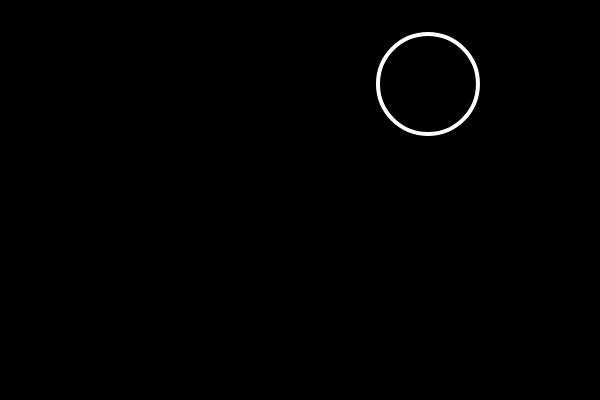
Frame 1 (no input)
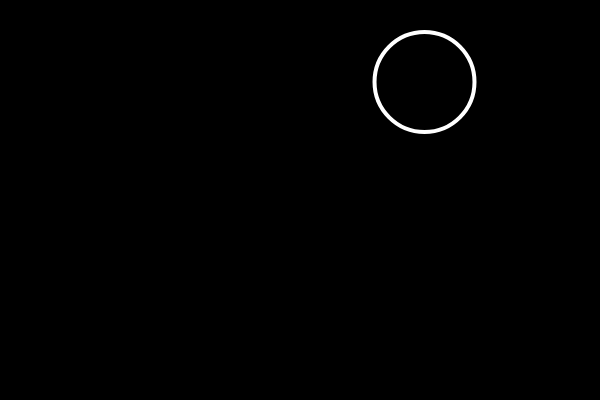
Frame 60 (no input)
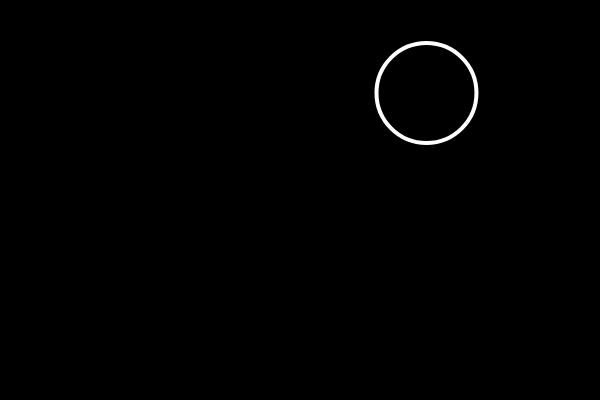
Frame 120 (the mouse pressed at the canvas centre since frame 60)

The p5.js sketch that drew these frames (run headless with seeded random() and noise() and a simulated clock; from frame 60 on, the mouse is pressed at the canvas centre):

// p5.js sketch
// ── sketch.js
let a_bubble;

function setup() {
  createCanvas(600, 400);
  a_bubble = {
    x: random(width),
    y: random(height),
    r: random(20, 60),
    brightness: 0
  };
}

function mousePressed() {
  clicked_bubble(a_bubble, mouseX, mouseY);
}

function draw() {
  background(0);
  draw_bubble(a_bubble);
}

function draw_bubble(bub) {
  move_bubble(bub);
  show_bubble(bub);
}

function clicked_bubble(bub, px, py) {
  let d = dist(px, py, bub.x, bub.y);
  if (d < bub.r) {
    if (bub.brightness == 0)
      bub.brightness = 255;
    else
      bub.brightness = 0;
  }
}

function move_bubble(bub) {
  bub.x = bub.x + random(-2, 2);
  bub.y = bub.y + random(-2, 2);
}

function show_bubble(bub) {
  stroke(255);
  strokeWeight(4);
  fill(bub.brightness, 125);
  ellipse(bub.x, bub.y, bub.r * 2);
}

// from https://editor.p5js.org/jht1493/sketches/LrhcIzvr2
